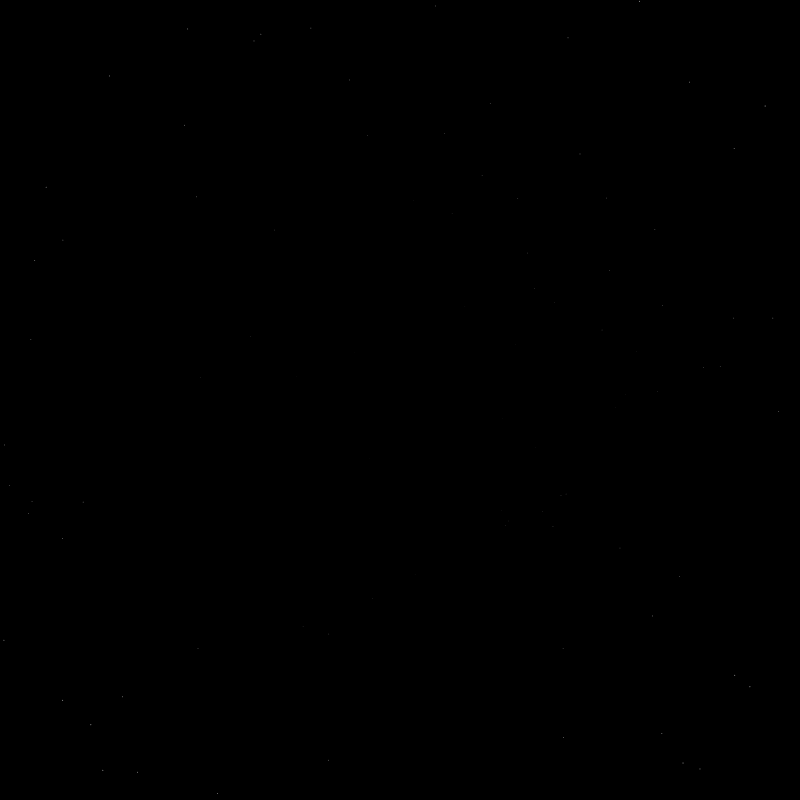
Frame 1 (no input)
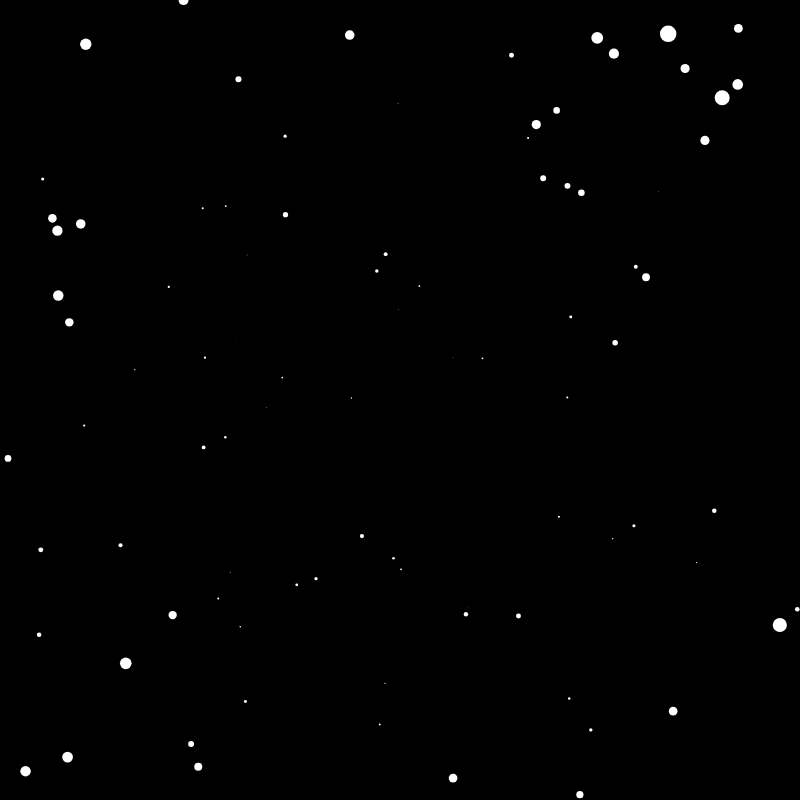
Frame 60 (no input)
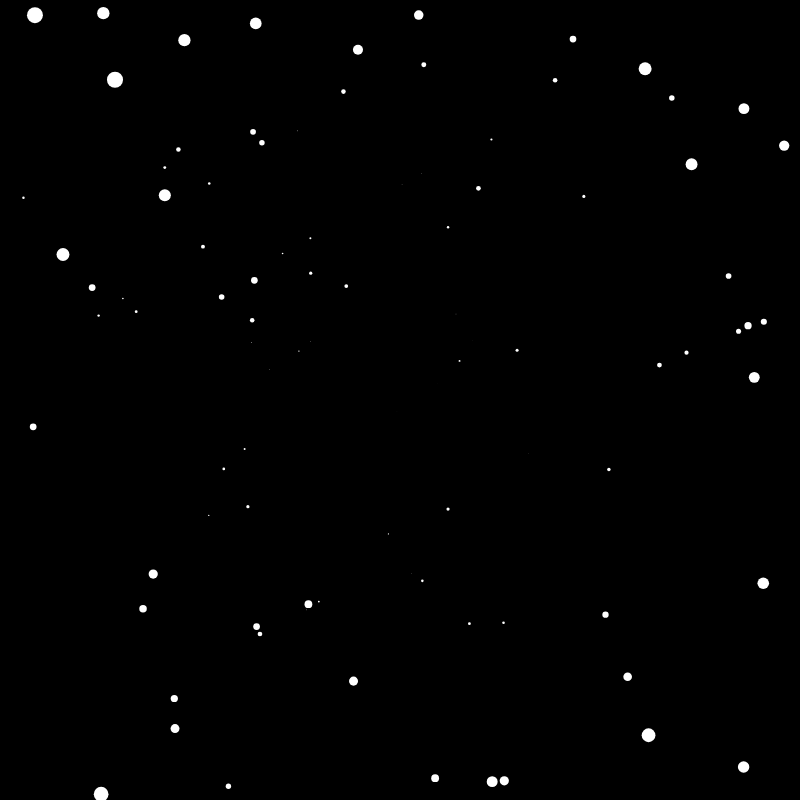
Frame 120 (the mouse pressed at the canvas centre since frame 60)

The p5.js sketch that drew these frames (run headless with seeded random() and noise() and a simulated clock; from frame 60 on, the mouse is pressed at the canvas centre):

// p5.js sketch
// ── sketch.js
var stars = [];
var speed;

function setup() {
  createCanvas(800, 800);
  for (var i = 0; i < 100; i++){
    stars[i] = new Star()
  }
}



function draw() {
  background(0);
  for (var i = 0; i < stars.length; i++) {
    stars[i].update();
    stars[i].show();
  }
}
// ── star.js
function Star () {
  this.x = random(0, width);
  this.y = random(0, height);
  this.r = 0
  this.cx = (width/2)
  this.cy = (height/2)
  this.speed = 5
  
  this.update = function() {
    if (mouseX) {
      this.speed = 2*mouseX/100
    }
    var offx = this.x - this.cx;
    var offy = this.y - this.cy;
    this.r += 3 * (this.speed*(
      Math.abs(offx) + Math.abs(offy)
      )/10000)
    this.x += this.speed*(offx)/100
    if (this.x > width || this.x < 0) {
    this.x = random(width/4, 3*width/4);
    this.r = 0;
    }
    this.y += this.speed*(offy)/100
    if (this.y > height || this.y < 0) {
    this.y = random(height/4, 3*height/4);
    this.r = 0;
    }

    
  }
  
  this.show = function() {
    fill(255);
    noStroke();
    ellipse(this.x, this.y, this.r, this.r);
  }
  
}
